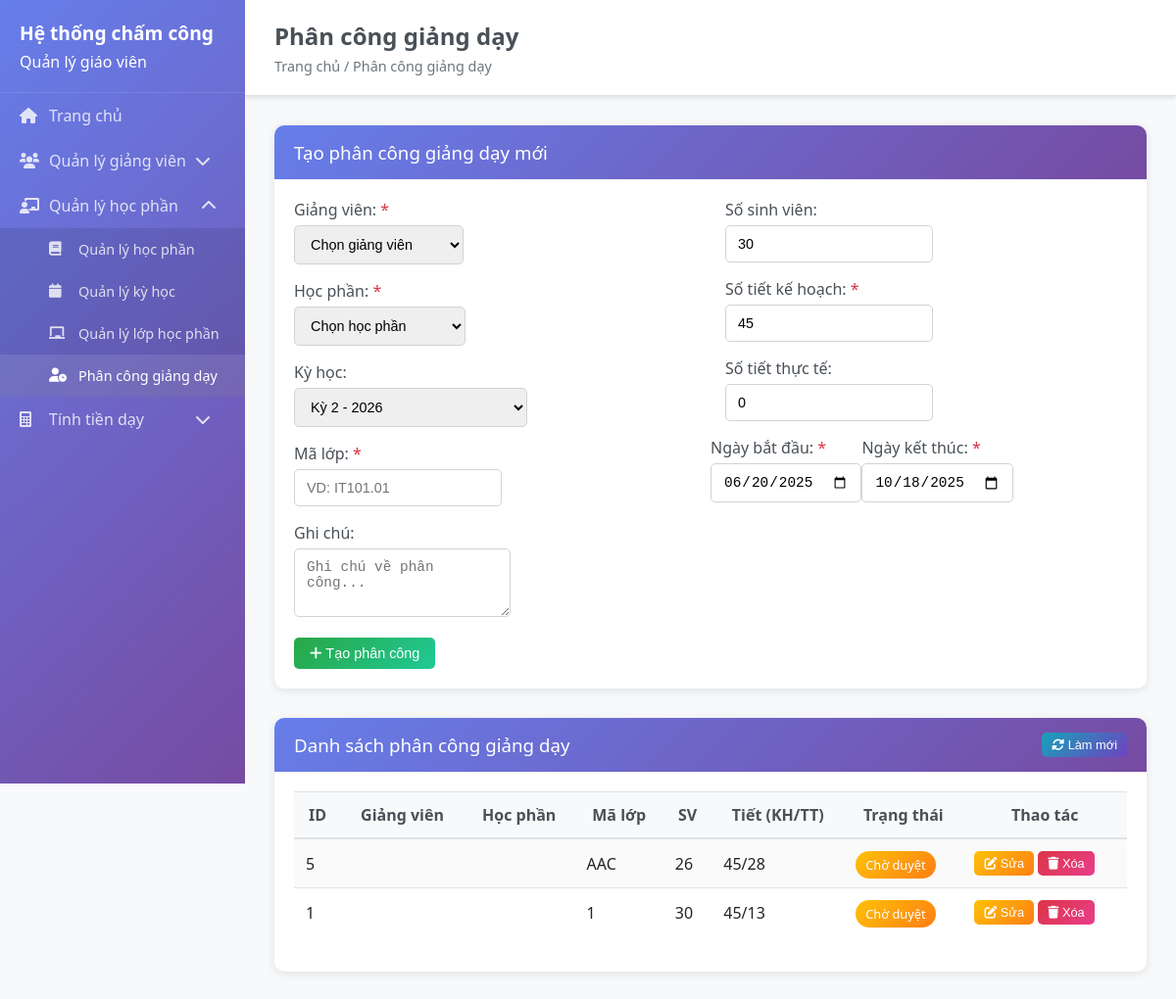
The page /teaching-assignments on the database as committed earlier.
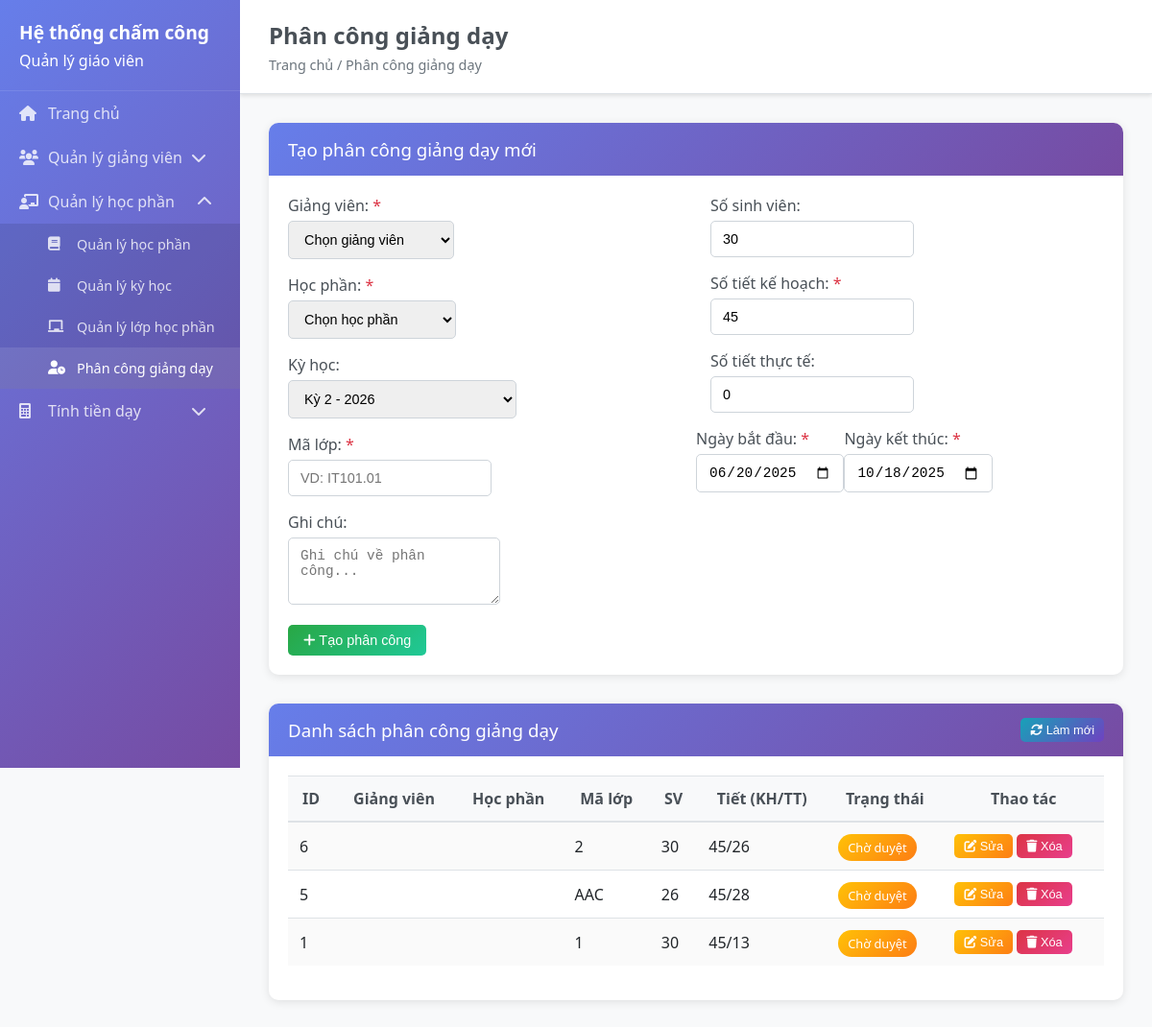
The same page on the database as committed later.
### backend/models/teaching_assignment.py (models this page shows, shortened)
class TeachingAssignment(BaseModel):
    __tablename__ = 'teaching_assignments'
    teacher_id = db.Column(db.Integer, nullable=False)
    subject_id = db.Column(db.Integer, nullable=False)
    semester_id = db.Column(db.Integer, nullable=True)
    class_code = db.Column(db.String(50), nullable=False)
    class_student_count = db.Column(db.Integer, default=0)
    planned_hours = db.Column(db.Integer, nullable=False)
    actual_hours = db.Column(db.Integer, default=0)
    theory_hours = db.Column(db.Integer, default=0)
    practice_hours = db.Column(db.Integer, default=0)
    teacher_coefficient_override = db.Column(db.Numeric(3, 2), nullable=True)
    subject_coefficient_override = db.Column(db.Numeric(3, 2), nullable=True)
    hourly_rate_override = db.Column(db.Numeric(10, 2), nullable=True)
    adjusted_hours = db.Column(db.Numeric(8, 2), default=0)
    total_amount = db.Column(db.Numeric(12, 2), default=0)
    start_date = db.Column(db.Date, nullable=False)
    end_date = db.Column(db.Date, nullable=False)
    status = db.Column(db.String(20), default='assigned')
    notes = db.Column(db.Text)
    is_approved = db.Column(db.Boolean, default=False)
    approved_by = db.Column(db.Integer, nullable=True)
    approved_at = db.Column(db.DateTime)

### backend/app.py (the view)
@app.route('/teaching-assignments')
def teaching_assignments():
    try:
        teaching_assignments_list = []
        if 'TeachingAssignment' in globals():
            teaching_assignments_list = TeachingAssignment.query.order_by(TeachingAssignment.created_at.desc()).all()
        else:
            print("TeachingAssignment model not available")
        teachers_query = Teacher.query.filter_by(is_active=True)
        teachers_list = []
        for teacher in teachers_query:
            try:
                teacher.to_dict()  # Test if this works
                teachers_list.append(teacher)
            except Exception:
                if hasattr(teacher, 'degree_level') and teacher.degree_level not in ['dai_hoc', 'thac_si', 'tien_si', 'pho_giao_su', 'giao_su']:
                    teacher.degree_level = 'dai_hoc'
                    teacher.save()
                teachers_list.append(teacher)
        subjects_list = Subject.query.filter_by(is_active=True).all()
        semesters_list = Semester.query.filter_by(is_active=True).all()
        return render_template('teaching_assignments.html',
                             teaching_assignments=teaching_assignments_list,
                             teachers=teachers_list,
                             subjects=subjects_list,
                             semesters=semesters_list)
    except Exception as e:
        print(f"Error in teaching assignments route: {e}")
        import traceback
        traceback.print_exc()
        return render_template('teaching_assignments.html',
                             teaching_assignments=[],
                             teachers=[],
                             subjects=[],
                             semesters=[])

### backend/models/base.py (called while the page is built)
    def to_dict(self):
        return {
            'id': self.id,
            'created_at': self.created_at.isoformat() if self.created_at else None,
            'updated_at': self.updated_at.isoformat() if self.updated_at else None
        }

### backend/models/teacher.py (called while the page is built)
    @property
    def effective_teacher_coefficient(self):
        if self.teacher_coefficient_override:
            return float(self.teacher_coefficient_override)
        elif self.teacher_coefficient:
            return float(self.teacher_coefficient)
        else:
            return 1.3

    @property
    def age(self):
        if self.birth_date:
            today = datetime.now().date()
            return today.year - self.birth_date.year - ((today.month, today.day) < (self.birth_date.month, self.birth_date.day))
        return None

    def get_department_info(self):
        if self.department_id:
            try:
                from models.Department import Department
                return Department.query.get(self.department_id)
            except:
                return None
        return None

### frontend/templates/teaching_assignments.html (shortened to what the changed rows need)
{% extends "base.html" %}
{% block page_title %}Phân công giảng dạy{% endblock %}
{% block content %}
<div class="card">
    <div class="card-body">
        <div class="table-responsive">
            <table class="table table-striped" id="teaching-assignments-table">
                <thead>
                    <tr>
                        <th>ID</th>
                        <th>Giảng viên</th>
                        <th>Học phần</th>
                        <th>Mã lớp</th>
                        <th>SV</th>
                        <th>Tiết (KH/TT)</th>
                        <th>Trạng thái</th>
                        <th>Thao tác</th>
                    </tr>
                </thead>
                <tbody>
                    {% for assignment in teaching_assignments %}
                    <tr>
                        <td>{{ assignment.id }}</td>
                        <td>{{ assignment.teacher_name }}</td>
                        <td>{{ assignment.subject_name }}</td>
                        <td>{{ assignment.class_code }}</td>
                        <td>{{ assignment.class_student_count }}</td>
                        <td>{{ assignment.planned_hours }}/{{ assignment.actual_hours }}</td>
                        <td>
                            <span class="badge badge-{{ 'success' if assignment.is_approved else 'warning' }}">
                                {{ 'Đã duyệt' if assignment.is_approved else 'Chờ duyệt' }}
                            </span>
                        </td>
                        <td>
                            <button class="btn btn-warning btn-sm" onclick="editAssignment({{ assignment.id }})">
                                <i class="fas fa-edit"></i> Sửa
                            </button>
                            <button class="btn btn-danger btn-sm" onclick="deleteAssignment({{ assignment.id }})">
                                <i class="fas fa-trash"></i> Xóa
                            </button>
                        </td>
                    </tr>
                    {% else %}
                    <tr>
                        <td colspan="8" class="text-center">Chưa có phân công nào</td>
                    </tr>
                    {% endfor %}
                </tbody>
            </table>
        </div>
    </div>
</div>
{% endblock %}

Rows that differ between the two databases and show on the page:
added TeachingAssignment: id "6", class_code "2", class_student_count "30", planned_hours "45", actual_hours "26", is_approved "Chờ duyệt"
